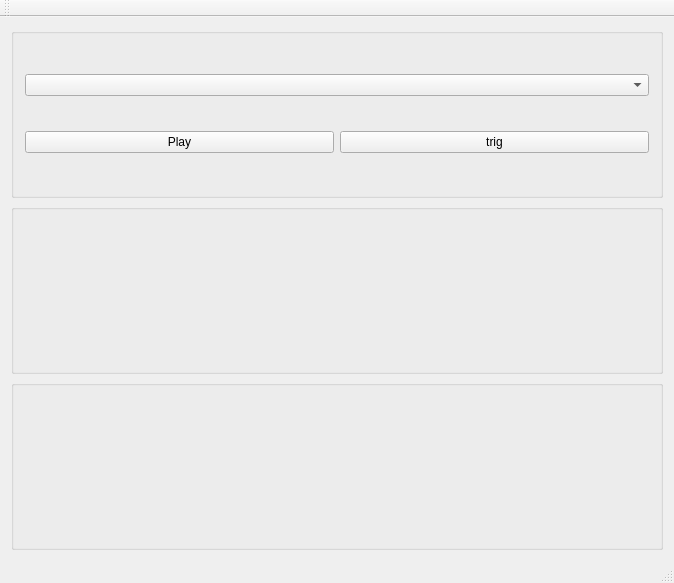
<?xml version="1.0" encoding="UTF-8"?>
<ui version="4.0">
 <class>synth</class>
 <widget class="QMainWindow" name="synth">
  <property name="geometry">
   <rect>
    <x>0</x>
    <y>0</y>
    <width>674</width>
    <height>583</height>
   </rect>
  </property>
  <property name="windowTitle">
   <string>synth</string>
  </property>
  <widget class="QWidget" name="centralWidget">
   <layout class="QGridLayout" name="gridLayout">
    <item row="0" column="0" colspan="2">
     <widget class="QGroupBox" name="groupBox">
      <property name="title">
       <string/>
      </property>
      <layout class="QGridLayout" name="gridLayout_2">
       <item row="1" column="0">
        <widget class="QPushButton" name="play_button">
         <property name="text">
          <string>Play</string>
         </property>
        </widget>
       </item>
       <item row="1" column="1">
        <widget class="QPushButton" name="trig_button">
         <property name="text">
          <string>trig</string>
         </property>
        </widget>
       </item>
       <item row="0" column="0" colspan="2">
        <widget class="QComboBox" name="audio_device_box"/>
       </item>
      </layout>
     </widget>
    </item>
    <item row="4" column="0" colspan="2">
     <widget class="qt::chain_t" name="osc_1_box">
      <property name="title">
       <string/>
      </property>
     </widget>
    </item>
    <item row="3" column="0" colspan="2">
     <widget class="qt::chain_t" name="osc_2_box">
      <property name="title">
       <string/>
      </property>
     </widget>
    </item>
   </layout>
  </widget>
  <widget class="QMenuBar" name="menuBar">
   <property name="geometry">
    <rect>
     <x>0</x>
     <y>0</y>
     <width>674</width>
     <height>22</height>
    </rect>
   </property>
  </widget>
  <widget class="QToolBar" name="mainToolBar">
   <attribute name="toolBarArea">
    <enum>TopToolBarArea</enum>
   </attribute>
   <attribute name="toolBarBreak">
    <bool>false</bool>
   </attribute>
  </widget>
  <widget class="QStatusBar" name="statusBar"/>
 </widget>
 <layoutdefault spacing="6" margin="11"/>
 <customwidgets>
  <customwidget>
   <class>qt::chain_t</class>
   <extends>QGroupBox</extends>
   <header>chain.hpp</header>
   <container>1</container>
  </customwidget>
 </customwidgets>
 <resources/>
 <connections>
  <connection>
   <sender>play_button</sender>
   <signal>clicked()</signal>
   <receiver>synth</receiver>
   <slot>play()</slot>
   <hints>
    <hint type="sourcelabel">
     <x>333</x>
     <y>215</y>
    </hint>
    <hint type="destinationlabel">
     <x>883</x>
     <y>200</y>
    </hint>
   </hints>
  </connection>
  <connection>
   <sender>audio_device_box</sender>
   <signal>currentIndexChanged(int)</signal>
   <receiver>synth</receiver>
   <slot>audio_device_changed(int)</slot>
   <hints>
    <hint type="sourcelabel">
     <x>361</x>
     <y>137</y>
    </hint>
    <hint type="destinationlabel">
     <x>1098</x>
     <y>184</y>
    </hint>
   </hints>
  </connection>
  <connection>
   <sender>trig_button</sender>
   <signal>clicked()</signal>
   <receiver>synth</receiver>
   <slot>trig()</slot>
   <hints>
    <hint type="sourcelabel">
     <x>593</x>
     <y>228</y>
    </hint>
    <hint type="destinationlabel">
     <x>947</x>
     <y>237</y>
    </hint>
   </hints>
  </connection>
 </connections>
 <slots>
  <slot>play()</slot>
  <slot>audio_device_changed(int)</slot>
  <slot>trig()</slot>
 </slots>
</ui>
